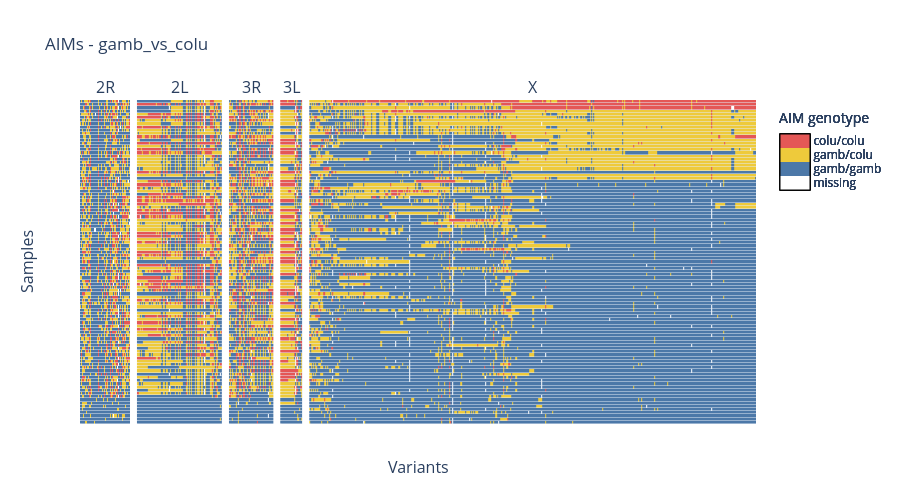
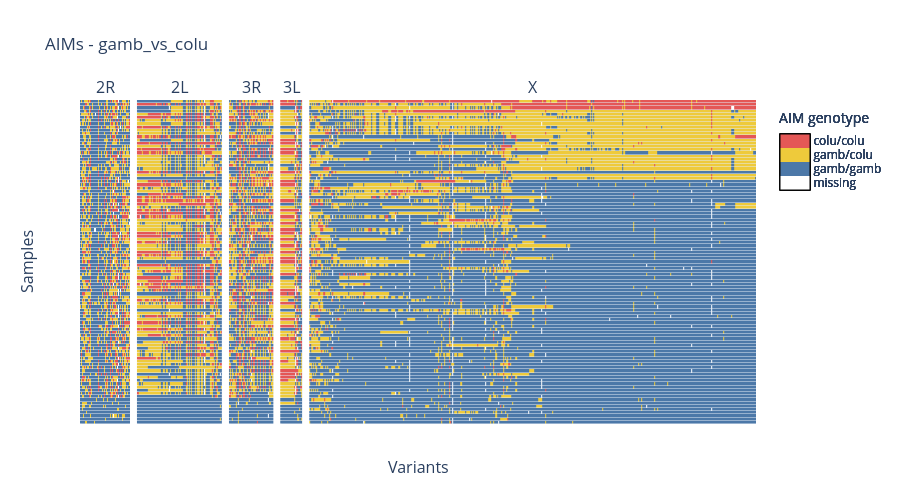

Notebook code for these charts, in order:
### Code cell
ag3.plot_aim_heatmap(
    aims="gamb_vs_colu",
    sample_sets="AG1000G-GW",
)

### Figure 1 — Plotly figure (JSON) as saved in the notebook; plotly's stock layout.template omitted (floating-point values rounded to 4 significant figures; data arrays with more than 128 entries replaced by an {"elided": "..."} marker saying what was removed)
{"data": [{"colorbar": {"len": 100, "lenmode": "pixels", "outlinecolor": "black", "outlinewidth": 1, "tickmode": "array", "ticktext": ["missing", "gamb/gamb", "gamb/colu", "colu/colu"], "tickvals": [-1, 0, 1, 2], "title": {"text": "AIM genotype"}, "y": 1, "yanchor": "top"}, "colorscale": [[0, "white"], [0.25, "white"], [0.25, "#4C78A8"], [0.5, "#4C78A8"], [0.5, "#EECA3B"], [0.75, "#EECA3B"], [0.75, "#E45756"], [1, "#E45756"]], "hovertemplate": "\nVariant index: %{x}<br>\nSample: %{y}<br>\nGenotype: %{z}\n<extra></extra>\n", "type": "heatmap", "xaxis": "x", "xgap": 0, "y": ["AJ0124-C", "AJ0120-C", "AJ0121-C", "AJ0123-C", "AJ0127-C", "AJ0125-C", "AJ0126-C", "AJ0122-C", "AJ0113-C", "AJ0038-C", "AJ0056-C", "AJ0155-C", "AJ0039-C", "AJ0128-C", "AJ0117-C", "AJ0142-C", "AJ0085-C", "AJ0071-C", "AJ0138-C", "AJ0145-C", "AJ0061-C", "AJ0107-C", "AJ0028-C", "AJ0097-C", "AJ0045-C", "AJ0072-C", "AJ0119-C", "AJ0049-C", "AJ0096-C", "AJ0023-C", "AJ0151-C", "AJ0059-C", "AJ0100-C", "AJ0140-C", "AJ0063-C", "AJ0043-C", "AJ0060-C", "AJ0099-C", "AJ0036-C", "AJ0136-C", "AJ0149-C", "AJ0081-C", "AJ0131-C", "AJ0159-C", "AJ0133-C", "AJ0035-C", "AJ0156-C", "AJ0092-C", "AJ0157-C", "AJ0130-C", "AJ0135-C", "AJ0161-C", "AJ0044-C", "AJ0134-C", "AJ0103-C", "AJ0105-C", "AJ0137-C", "AJ0076-C", "AJ0139-C", "AJ0088-C", "AJ0084-C", "AJ0098-C", "AJ0143-C", "AJ0051-C", "AJ0150-C", "AJ0146-C", "AJ0070-Cx", "AJ0095-C", "AJ0152-C", "AJ0154-C", "AJ0132-C", "AJ0144-C", "AJ0148-C", "AJ0141-C", "AJ0086-C", "AJ0153-C", "AJ0115-C", "AJ0109-C", "AJ0047-C", "AJ0066-C", "AJ0068-C", "AJ0102-C", "AJ0158-C", "AJ0147-C", "AJ0116-C", "AJ0080-C", "AJ0032-C", "AJ0129-C", "AJ0075-C", "AJ0052-C", "AJ0101-Cx", "AJ0093-C", "AJ0087-C", "AJ0074-C", "AJ0078-C", "AJ0064-C", "AJ0024-C", "AJ0077-C", "AJ0090-C", "AJ0037-C", "AJ0079-C"], "yaxis": "y", "ygap": 0.5, "z": {"elided": "101x54 int values"}, "zmax": 2.5, "zmin": -1.5}, {"colorbar": {"len": 100, "lenmode": "pixels", "outlinecolor": "black", "outlinewidth": 1, "tickmode": "array", "ticktext": ["missing", "gamb/gamb", "gamb/colu", "colu/colu"], "tickvals": [-1, 0, 1, 2], "title": {"text": "AIM genotype"}, "y": 1, "yanchor": "top"}, "colorscale": [[0, "white"], [0.25, "white"], [0.25, "#4C78A8"], [0.5, "#4C78A8"], [0.5, "#EECA3B"], [0.75, "#EECA3B"], [0.75, "#E45756"], [1, "#E45756"]], "hovertemplate": "\nVariant index: %{x}<br>\nSample: %{y}<br>\nGenotype: %{z}\n<extra></extra>\n", "type": "heatmap", "xaxis": "x2", "xgap": 0, "y": ["AJ0124-C", "AJ0120-C", "AJ0121-C", "AJ0123-C", "AJ0127-C", "AJ0125-C", "AJ0126-C", "AJ0122-C", "AJ0113-C", "AJ0038-C", "AJ0056-C", "AJ0155-C", "AJ0039-C", "AJ0128-C", "AJ0117-C", "AJ0142-C", "AJ0085-C", "AJ0071-C", "AJ0138-C", "AJ0145-C", "AJ0061-C", "AJ0107-C", "AJ0028-C", "AJ0097-C", "AJ0045-C", "AJ0072-C", "AJ0119-C", "AJ0049-C", "AJ0096-C", "AJ0023-C", "AJ0151-C", "AJ0059-C", "AJ0100-C", "AJ0140-C", "AJ0063-C", "AJ0043-C", "AJ0060-C", "AJ0099-C", "AJ0036-C", "AJ0136-C", "AJ0149-C", "AJ0081-C", "AJ0131-C", "AJ0159-C", "AJ0133-C", "AJ0035-C", "AJ0156-C", "AJ0092-C", "AJ0157-C", "AJ0130-C", "AJ0135-C", "AJ0161-C", "AJ0044-C", "AJ0134-C", "AJ0103-C", "AJ0105-C", "AJ0137-C", "AJ0076-C", "AJ0139-C", "AJ0088-C", "AJ0084-C", "AJ0098-C", "AJ0143-C", "AJ0051-C", "AJ0150-C", "AJ0146-C", "AJ0070-Cx", "AJ0095-C", "AJ0152-C", "AJ0154-C", "AJ0132-C", "AJ0144-C", "AJ0148-C", "AJ0141-C", "AJ0086-C", "AJ0153-C", "AJ0115-C", "AJ0109-C", "AJ0047-C", "AJ0066-C", "AJ0068-C", "AJ0102-C", "AJ0158-C", "AJ0147-C", "AJ0116-C", "AJ0080-C", "AJ0032-C", "AJ0129-C", "AJ0075-C", "AJ0052-C", "AJ0101-Cx", "AJ0093-C", "AJ0087-C", "AJ0074-C", "AJ0078-C", "AJ0064-C", "AJ0024-C", "AJ0077-C", "AJ0090-C", "AJ0037-C", "AJ0079-C"], "yaxis": "y2", "ygap": 0.5, "z": {"elided": "101x92 int values"}, "zmax": 2.5, "zmin": -1.5}, {"colorbar": {"len": 100, "lenmode": "pixels", "outlinecolor": "black", "outlinewidth": 1, "tickmode": "array", "ticktext": ["missing", "gamb/gamb", "gamb/colu", "colu/colu"], "tickvals": [-1, 0, 1, 2], "title": {"text": "AIM genotype"}, "y": 1, "yanchor": "top"}, "colorscale": [[0, "white"], [0.25, "white"], [0.25, "#4C78A8"], [0.5, "#4C78A8"], [0.5, "#EECA3B"], [0.75, "#EECA3B"], [0.75, "#E45756"], [1, "#E45756"]], "hovertemplate": "\nVariant index: %{x}<br>\nSample: %{y}<br>\nGenotype: %{z}\n<extra></extra>\n", "type": "heatmap", "xaxis": "x3", "xgap": 0, "y": ["AJ0124-C", "AJ0120-C", "AJ0121-C", "AJ0123-C", "AJ0127-C", "AJ0125-C", "AJ0126-C", "AJ0122-C", "AJ0113-C", "AJ0038-C", "AJ0056-C", "AJ0155-C", "AJ0039-C", "AJ0128-C", "AJ0117-C", "AJ0142-C", "AJ0085-C", "AJ0071-C", "AJ0138-C", "AJ0145-C", "AJ0061-C", "AJ0107-C", "AJ0028-C", "AJ0097-C", "AJ0045-C", "AJ0072-C", "AJ0119-C", "AJ0049-C", "AJ0096-C", "AJ0023-C", "AJ0151-C", "AJ0059-C", "AJ0100-C", "AJ0140-C", "AJ0063-C", "AJ0043-C", "AJ0060-C", "AJ0099-C", "AJ0036-C", "AJ0136-C", "AJ0149-C", "AJ0081-C", "AJ0131-C", "AJ0159-C", "AJ0133-C", "AJ0035-C", "AJ0156-C", "AJ0092-C", "AJ0157-C", "AJ0130-C", "AJ0135-C", "AJ0161-C", "AJ0044-C", "AJ0134-C", "AJ0103-C", "AJ0105-C", "AJ0137-C", "AJ0076-C", "AJ0139-C", "AJ0088-C", "AJ0084-C", "AJ0098-C", "AJ0143-C", "AJ0051-C", "AJ0150-C", "AJ0146-C", "AJ0070-Cx", "AJ0095-C", "AJ0152-C", "AJ0154-C", "AJ0132-C", "AJ0144-C", "AJ0148-C", "AJ0141-C", "AJ0086-C", "AJ0153-C", "AJ0115-C", "AJ0109-C", "AJ0047-C", "AJ0066-C", "AJ0068-C", "AJ0102-C", "AJ0158-C", "AJ0147-C", "AJ0116-C", "AJ0080-C", "AJ0032-C", "AJ0129-C", "AJ0075-C", "AJ0052-C", "AJ0101-Cx", "AJ0093-C", "AJ0087-C", "AJ0074-C", "AJ0078-C", "AJ0064-C", "AJ0024-C", "AJ0077-C", "AJ0090-C", "AJ0037-C", "AJ0079-C"], "yaxis": "y3", "ygap": 0.5, "z": {"elided": "101x48 int values"}, "zmax": 2.5, "zmin": -1.5}, {"colorbar": {"len": 100, "lenmode": "pixels", "outlinecolor": "black", "outlinewidth": 1, "tickmode": "array", "ticktext": ["missing", "gamb/gamb", "gamb/colu", "colu/colu"], "tickvals": [-1, 0, 1, 2], "title": {"text": "AIM genotype"}, "y": 1, "yanchor": "top"}, "colorscale": [[0, "white"], [0.25, "white"], [0.25, "#4C78A8"], [0.5, "#4C78A8"], [0.5, "#EECA3B"], [0.75, "#EECA3B"], [0.75, "#E45756"], [1, "#E45756"]], "hovertemplate": "\nVariant index: %{x}<br>\nSample: %{y}<br>\nGenotype: %{z}\n<extra></extra>\n", "type": "heatmap", "xaxis": "x4", "xgap": 0, "y": ["AJ0124-C", "AJ0120-C", "AJ0121-C", "AJ0123-C", "AJ0127-C", "AJ0125-C", "AJ0126-C", "AJ0122-C", "AJ0113-C", "AJ0038-C", "AJ0056-C", "AJ0155-C", "AJ0039-C", "AJ0128-C", "AJ0117-C", "AJ0142-C", "AJ0085-C", "AJ0071-C", "AJ0138-C", "AJ0145-C", "AJ0061-C", "AJ0107-C", "AJ0028-C", "AJ0097-C", "AJ0045-C", "AJ0072-C", "AJ0119-C", "AJ0049-C", "AJ0096-C", "AJ0023-C", "AJ0151-C", "AJ0059-C", "AJ0100-C", "AJ0140-C", "AJ0063-C", "AJ0043-C", "AJ0060-C", "AJ0099-C", "AJ0036-C", "AJ0136-C", "AJ0149-C", "AJ0081-C", "AJ0131-C", "AJ0159-C", "AJ0133-C", "AJ0035-C", "AJ0156-C", "AJ0092-C", "AJ0157-C", "AJ0130-C", "AJ0135-C", "AJ0161-C", "AJ0044-C", "AJ0134-C", "AJ0103-C", "AJ0105-C", "AJ0137-C", "AJ0076-C", "AJ0139-C", "AJ0088-C", "AJ0084-C", "AJ0098-C", "AJ0143-C", "AJ0051-C", "AJ0150-C", "AJ0146-C", "AJ0070-Cx", "AJ0095-C", "AJ0152-C", "AJ0154-C", "AJ0132-C", "AJ0144-C", "AJ0148-C", "AJ0141-C", "AJ0086-C", "AJ0153-C", "AJ0115-C", "AJ0109-C", "AJ0047-C", "AJ0066-C", "AJ0068-C", "AJ0102-C", "AJ0158-C", "AJ0147-C", "AJ0116-C", "AJ0080-C", "AJ0032-C", "AJ0129-C", "AJ0075-C", "AJ0052-C", "AJ0101-Cx", "AJ0093-C", "AJ0087-C", "AJ0074-C", "AJ0078-C", "AJ0064-C", "AJ0024-C", "AJ0077-C", "AJ0090-C", "AJ0037-C", "AJ0079-C"], "yaxis": "y4", "ygap": 0.5, "z": {"elided": "101x24 int values"}, "zmax": 2.5, "zmin": -1.5}, {"colorbar": {"len": 100, "lenmode": "pixels", "outlinecolor": "black", "outlinewidth": 1, "tickmode": "array", "ticktext": ["missing", "gamb/gamb", "gamb/colu", "colu/colu"], "tickvals": [-1, 0, 1, 2], "title": {"text": "AIM genotype"}, "y": 1, "yanchor": "top"}, "colorscale": [[0, "white"], [0.25, "white"], [0.25, "#4C78A8"], [0.5, "#4C78A8"], [0.5, "#EECA3B"], [0.75, "#EECA3B"], [0.75, "#E45756"], [1, "#E45756"]], "hovertemplate": "\nVariant index: %{x}<br>\nSample: %{y}<br>\nGenotype: %{z}\n<extra></extra>\n", "type": "heatmap", "xaxis": "x5", "xgap": 0, "y": ["AJ0124-C", "AJ0120-C", "AJ0121-C", "AJ0123-C", "AJ0127-C", "AJ0125-C", "AJ0126-C", "AJ0122-C", "AJ0113-C", "AJ0038-C", "AJ0056-C", "AJ0155-C", "AJ0039-C", "AJ0128-C", "AJ0117-C", "AJ0142-C", "AJ0085-C", "AJ0071-C", "AJ0138-C", "AJ0145-C", "AJ0061-C", "AJ0107-C", "AJ0028-C", "AJ0097-C", "AJ0045-C", "AJ0072-C", "AJ0119-C", "AJ0049-C", "AJ0096-C", "AJ0023-C", "AJ0151-C", "AJ0059-C", "AJ0100-C", "AJ0140-C", "AJ0063-C", "AJ0043-C", "AJ0060-C", "AJ0099-C", "AJ0036-C", "AJ0136-C", "AJ0149-C", "AJ0081-C", "AJ0131-C", "AJ0159-C", "AJ0133-C", "AJ0035-C", "AJ0156-C", "AJ0092-C", "AJ0157-C", "AJ0130-C", "AJ0135-C", "AJ0161-C", "AJ0044-C", "AJ0134-C", "AJ0103-C", "AJ0105-C", "AJ0137-C", "AJ0076-C", "AJ0139-C", "AJ0088-C", "AJ0084-C", "AJ0098-C", "AJ0143-C", "AJ0051-C", "AJ0150-C", "AJ0146-C", "AJ0070-Cx", "AJ0095-C", "AJ0152-C", "AJ0154-C", "AJ0132-C", "AJ0144-C", "AJ0148-C", "AJ0141-C", "AJ0086-C", "AJ0153-C", "AJ0115-C", "AJ0109-C", "AJ0047-C", "AJ0066-C", "AJ0068-C", "AJ0102-C", "AJ0158-C", "AJ0147-C", "AJ0116-C", "AJ0080-C", "AJ0032-C", "AJ0129-C", "AJ0075-C", "AJ0052-C", "AJ0101-Cx", "AJ0093-C", "AJ0087-C", "AJ0074-C", "AJ0078-C", "AJ0064-C", "AJ0024-C", "AJ0077-C", "AJ0090-C", "AJ0037-C", "AJ0079-C"], "yaxis": "y5", "ygap": 0.5, "z": {"elided": "101x482 int values"}, "zmax": 2.5, "zmin": -1.5}], "layout": {"annotations": [{"font": {"size": 16}, "showarrow": false, "text": "2R", "x": 0.03703, "xanchor": "center", "xref": "paper", "y": 1, "yanchor": "bottom", "yref": "paper"}, {"font": {"size": 16}, "showarrow": false, "text": "2L", "x": 0.1471, "xanchor": "center", "xref": "paper", "y": 1, "yanchor": "bottom", "yref": "paper"}, {"font": {"size": 16}, "showarrow": false, "text": "3R", "x": 0.2531, "xanchor": "center", "xref": "paper", "y": 1, "yanchor": "bottom", "yref": "paper"}, {"font": {"size": 16}, "showarrow": false, "text": "3L", "x": 0.3125, "xanchor": "center", "xref": "paper", "y": 1, "yanchor": "bottom", "yref": "paper"}, {"font": {"size": 16}, "showarrow": false, "text": "X", "x": 0.6695, "xanchor": "center", "xref": "paper", "y": 1, "yanchor": "bottom", "yref": "paper"}, {"font": {"size": 16}, "showarrow": false, "text": "Variants", "x": 0.5, "xanchor": "center", "xref": "paper", "y": 0, "yanchor": "top", "yref": "paper", "yshift": -30}, {"font": {"size": 16}, "showarrow": false, "text": "Samples", "textangle": -90, "x": 0, "xanchor": "right", "xref": "paper", "xshift": -40, "y": 0.5, "yanchor": "middle", "yref": "paper"}], "height": 504, "title": {"text": "AIMs - gamb_vs_colu"}, "xaxis": {"anchor": "y", "domain": [0, 0.07406], "tickmode": "array", "tickvals": []}, "xaxis2": {"anchor": "y2", "domain": [0.08406, 0.2102], "tickmode": "array", "tickvals": []}, "xaxis3": {"anchor": "y3", "domain": [0.2202, 0.2861], "tickmode": "array", "tickvals": []}, "xaxis4": {"anchor": "y4", "domain": [0.2961, 0.329], "tickmode": "array", "tickvals": []}, "xaxis5": {"anchor": "y5", "domain": [0.339, 1], "tickmode": "array", "tickvals": []}, "yaxis": {"anchor": "x", "domain": [0, 1], "tickmode": "array", "tickvals": []}, "yaxis2": {"anchor": "x2", "domain": [0, 1], "matches": "y", "showticklabels": false, "tickmode": "array", "tickvals": []}, "yaxis3": {"anchor": "x3", "domain": [0, 1], "matches": "y", "showticklabels": false, "tickmode": "array", "tickvals": []}, "yaxis4": {"anchor": "x4", "domain": [0, 1], "matches": "y", "showticklabels": false, "tickmode": "array", "tickvals": []}, "yaxis5": {"anchor": "x5", "domain": [0, 1], "matches": "y", "showticklabels": false, "tickmode": "array", "tickvals": []}}}

### Figure 2 — Plotly figure (JSON) as saved in the notebook; plotly's stock layout.template omitted (floating-point values rounded to 4 significant figures; data arrays with more than 128 entries replaced by an {"elided": "..."} marker saying what was removed)
{"data": [{"colorbar": {"len": 100, "lenmode": "pixels", "outlinecolor": "black", "outlinewidth": 1, "tickmode": "array", "ticktext": ["missing", "gamb/gamb", "gamb/colu", "colu/colu"], "tickvals": [-1, 0, 1, 2], "title": {"text": "AIM genotype"}, "y": 1, "yanchor": "top"}, "colorscale": [[0, "white"], [0.25, "white"], [0.25, "#4C78A8"], [0.5, "#4C78A8"], [0.5, "#EECA3B"], [0.75, "#EECA3B"], [0.75, "#E45756"], [1, "#E45756"]], "hovertemplate": "\nVariant index: %{x}<br>\nSample: %{y}<br>\nGenotype: %{z}\n<extra></extra>\n", "type": "heatmap", "xaxis": "x", "xgap": 0, "y": ["AJ0124-C", "AJ0120-C", "AJ0121-C", "AJ0123-C", "AJ0127-C", "AJ0125-C", "AJ0126-C", "AJ0122-C", "AJ0113-C", "AJ0038-C", "AJ0056-C", "AJ0155-C", "AJ0039-C", "AJ0128-C", "AJ0117-C", "AJ0142-C", "AJ0085-C", "AJ0071-C", "AJ0138-C", "AJ0145-C", "AJ0061-C", "AJ0107-C", "AJ0028-C", "AJ0097-C", "AJ0045-C", "AJ0072-C", "AJ0119-C", "AJ0049-C", "AJ0096-C", "AJ0023-C", "AJ0151-C", "AJ0059-C", "AJ0100-C", "AJ0140-C", "AJ0063-C", "AJ0043-C", "AJ0060-C", "AJ0099-C", "AJ0036-C", "AJ0136-C", "AJ0149-C", "AJ0081-C", "AJ0131-C", "AJ0159-C", "AJ0133-C", "AJ0035-C", "AJ0156-C", "AJ0092-C", "AJ0157-C", "AJ0130-C", "AJ0135-C", "AJ0161-C", "AJ0044-C", "AJ0134-C", "AJ0103-C", "AJ0105-C", "AJ0137-C", "AJ0076-C", "AJ0139-C", "AJ0088-C", "AJ0084-C", "AJ0098-C", "AJ0143-C", "AJ0051-C", "AJ0150-C", "AJ0146-C", "AJ0070-Cx", "AJ0095-C", "AJ0152-C", "AJ0154-C", "AJ0132-C", "AJ0144-C", "AJ0148-C", "AJ0141-C", "AJ0086-C", "AJ0153-C", "AJ0115-C", "AJ0109-C", "AJ0047-C", "AJ0066-C", "AJ0068-C", "AJ0102-C", "AJ0158-C", "AJ0147-C", "AJ0116-C", "AJ0080-C", "AJ0032-C", "AJ0129-C", "AJ0075-C", "AJ0052-C", "AJ0101-Cx", "AJ0093-C", "AJ0087-C", "AJ0074-C", "AJ0078-C", "AJ0064-C", "AJ0024-C", "AJ0077-C", "AJ0090-C", "AJ0037-C", "AJ0079-C"], "yaxis": "y", "ygap": 0.5, "z": {"elided": "101x54 int values"}, "zmax": 2.5, "zmin": -1.5}, {"colorbar": {"len": 100, "lenmode": "pixels", "outlinecolor": "black", "outlinewidth": 1, "tickmode": "array", "ticktext": ["missing", "gamb/gamb", "gamb/colu", "colu/colu"], "tickvals": [-1, 0, 1, 2], "title": {"text": "AIM genotype"}, "y": 1, "yanchor": "top"}, "colorscale": [[0, "white"], [0.25, "white"], [0.25, "#4C78A8"], [0.5, "#4C78A8"], [0.5, "#EECA3B"], [0.75, "#EECA3B"], [0.75, "#E45756"], [1, "#E45756"]], "hovertemplate": "\nVariant index: %{x}<br>\nSample: %{y}<br>\nGenotype: %{z}\n<extra></extra>\n", "type": "heatmap", "xaxis": "x2", "xgap": 0, "y": ["AJ0124-C", "AJ0120-C", "AJ0121-C", "AJ0123-C", "AJ0127-C", "AJ0125-C", "AJ0126-C", "AJ0122-C", "AJ0113-C", "AJ0038-C", "AJ0056-C", "AJ0155-C", "AJ0039-C", "AJ0128-C", "AJ0117-C", "AJ0142-C", "AJ0085-C", "AJ0071-C", "AJ0138-C", "AJ0145-C", "AJ0061-C", "AJ0107-C", "AJ0028-C", "AJ0097-C", "AJ0045-C", "AJ0072-C", "AJ0119-C", "AJ0049-C", "AJ0096-C", "AJ0023-C", "AJ0151-C", "AJ0059-C", "AJ0100-C", "AJ0140-C", "AJ0063-C", "AJ0043-C", "AJ0060-C", "AJ0099-C", "AJ0036-C", "AJ0136-C", "AJ0149-C", "AJ0081-C", "AJ0131-C", "AJ0159-C", "AJ0133-C", "AJ0035-C", "AJ0156-C", "AJ0092-C", "AJ0157-C", "AJ0130-C", "AJ0135-C", "AJ0161-C", "AJ0044-C", "AJ0134-C", "AJ0103-C", "AJ0105-C", "AJ0137-C", "AJ0076-C", "AJ0139-C", "AJ0088-C", "AJ0084-C", "AJ0098-C", "AJ0143-C", "AJ0051-C", "AJ0150-C", "AJ0146-C", "AJ0070-Cx", "AJ0095-C", "AJ0152-C", "AJ0154-C", "AJ0132-C", "AJ0144-C", "AJ0148-C", "AJ0141-C", "AJ0086-C", "AJ0153-C", "AJ0115-C", "AJ0109-C", "AJ0047-C", "AJ0066-C", "AJ0068-C", "AJ0102-C", "AJ0158-C", "AJ0147-C", "AJ0116-C", "AJ0080-C", "AJ0032-C", "AJ0129-C", "AJ0075-C", "AJ0052-C", "AJ0101-Cx", "AJ0093-C", "AJ0087-C", "AJ0074-C", "AJ0078-C", "AJ0064-C", "AJ0024-C", "AJ0077-C", "AJ0090-C", "AJ0037-C", "AJ0079-C"], "yaxis": "y2", "ygap": 0.5, "z": {"elided": "101x92 int values"}, "zmax": 2.5, "zmin": -1.5}, {"colorbar": {"len": 100, "lenmode": "pixels", "outlinecolor": "black", "outlinewidth": 1, "tickmode": "array", "ticktext": ["missing", "gamb/gamb", "gamb/colu", "colu/colu"], "tickvals": [-1, 0, 1, 2], "title": {"text": "AIM genotype"}, "y": 1, "yanchor": "top"}, "colorscale": [[0, "white"], [0.25, "white"], [0.25, "#4C78A8"], [0.5, "#4C78A8"], [0.5, "#EECA3B"], [0.75, "#EECA3B"], [0.75, "#E45756"], [1, "#E45756"]], "hovertemplate": "\nVariant index: %{x}<br>\nSample: %{y}<br>\nGenotype: %{z}\n<extra></extra>\n", "type": "heatmap", "xaxis": "x3", "xgap": 0, "y": ["AJ0124-C", "AJ0120-C", "AJ0121-C", "AJ0123-C", "AJ0127-C", "AJ0125-C", "AJ0126-C", "AJ0122-C", "AJ0113-C", "AJ0038-C", "AJ0056-C", "AJ0155-C", "AJ0039-C", "AJ0128-C", "AJ0117-C", "AJ0142-C", "AJ0085-C", "AJ0071-C", "AJ0138-C", "AJ0145-C", "AJ0061-C", "AJ0107-C", "AJ0028-C", "AJ0097-C", "AJ0045-C", "AJ0072-C", "AJ0119-C", "AJ0049-C", "AJ0096-C", "AJ0023-C", "AJ0151-C", "AJ0059-C", "AJ0100-C", "AJ0140-C", "AJ0063-C", "AJ0043-C", "AJ0060-C", "AJ0099-C", "AJ0036-C", "AJ0136-C", "AJ0149-C", "AJ0081-C", "AJ0131-C", "AJ0159-C", "AJ0133-C", "AJ0035-C", "AJ0156-C", "AJ0092-C", "AJ0157-C", "AJ0130-C", "AJ0135-C", "AJ0161-C", "AJ0044-C", "AJ0134-C", "AJ0103-C", "AJ0105-C", "AJ0137-C", "AJ0076-C", "AJ0139-C", "AJ0088-C", "AJ0084-C", "AJ0098-C", "AJ0143-C", "AJ0051-C", "AJ0150-C", "AJ0146-C", "AJ0070-Cx", "AJ0095-C", "AJ0152-C", "AJ0154-C", "AJ0132-C", "AJ0144-C", "AJ0148-C", "AJ0141-C", "AJ0086-C", "AJ0153-C", "AJ0115-C", "AJ0109-C", "AJ0047-C", "AJ0066-C", "AJ0068-C", "AJ0102-C", "AJ0158-C", "AJ0147-C", "AJ0116-C", "AJ0080-C", "AJ0032-C", "AJ0129-C", "AJ0075-C", "AJ0052-C", "AJ0101-Cx", "AJ0093-C", "AJ0087-C", "AJ0074-C", "AJ0078-C", "AJ0064-C", "AJ0024-C", "AJ0077-C", "AJ0090-C", "AJ0037-C", "AJ0079-C"], "yaxis": "y3", "ygap": 0.5, "z": {"elided": "101x48 int values"}, "zmax": 2.5, "zmin": -1.5}, {"colorbar": {"len": 100, "lenmode": "pixels", "outlinecolor": "black", "outlinewidth": 1, "tickmode": "array", "ticktext": ["missing", "gamb/gamb", "gamb/colu", "colu/colu"], "tickvals": [-1, 0, 1, 2], "title": {"text": "AIM genotype"}, "y": 1, "yanchor": "top"}, "colorscale": [[0, "white"], [0.25, "white"], [0.25, "#4C78A8"], [0.5, "#4C78A8"], [0.5, "#EECA3B"], [0.75, "#EECA3B"], [0.75, "#E45756"], [1, "#E45756"]], "hovertemplate": "\nVariant index: %{x}<br>\nSample: %{y}<br>\nGenotype: %{z}\n<extra></extra>\n", "type": "heatmap", "xaxis": "x4", "xgap": 0, "y": ["AJ0124-C", "AJ0120-C", "AJ0121-C", "AJ0123-C", "AJ0127-C", "AJ0125-C", "AJ0126-C", "AJ0122-C", "AJ0113-C", "AJ0038-C", "AJ0056-C", "AJ0155-C", "AJ0039-C", "AJ0128-C", "AJ0117-C", "AJ0142-C", "AJ0085-C", "AJ0071-C", "AJ0138-C", "AJ0145-C", "AJ0061-C", "AJ0107-C", "AJ0028-C", "AJ0097-C", "AJ0045-C", "AJ0072-C", "AJ0119-C", "AJ0049-C", "AJ0096-C", "AJ0023-C", "AJ0151-C", "AJ0059-C", "AJ0100-C", "AJ0140-C", "AJ0063-C", "AJ0043-C", "AJ0060-C", "AJ0099-C", "AJ0036-C", "AJ0136-C", "AJ0149-C", "AJ0081-C", "AJ0131-C", "AJ0159-C", "AJ0133-C", "AJ0035-C", "AJ0156-C", "AJ0092-C", "AJ0157-C", "AJ0130-C", "AJ0135-C", "AJ0161-C", "AJ0044-C", "AJ0134-C", "AJ0103-C", "AJ0105-C", "AJ0137-C", "AJ0076-C", "AJ0139-C", "AJ0088-C", "AJ0084-C", "AJ0098-C", "AJ0143-C", "AJ0051-C", "AJ0150-C", "AJ0146-C", "AJ0070-Cx", "AJ0095-C", "AJ0152-C", "AJ0154-C", "AJ0132-C", "AJ0144-C", "AJ0148-C", "AJ0141-C", "AJ0086-C", "AJ0153-C", "AJ0115-C", "AJ0109-C", "AJ0047-C", "AJ0066-C", "AJ0068-C", "AJ0102-C", "AJ0158-C", "AJ0147-C", "AJ0116-C", "AJ0080-C", "AJ0032-C", "AJ0129-C", "AJ0075-C", "AJ0052-C", "AJ0101-Cx", "AJ0093-C", "AJ0087-C", "AJ0074-C", "AJ0078-C", "AJ0064-C", "AJ0024-C", "AJ0077-C", "AJ0090-C", "AJ0037-C", "AJ0079-C"], "yaxis": "y4", "ygap": 0.5, "z": {"elided": "101x24 int values"}, "zmax": 2.5, "zmin": -1.5}, {"colorbar": {"len": 100, "lenmode": "pixels", "outlinecolor": "black", "outlinewidth": 1, "tickmode": "array", "ticktext": ["missing", "gamb/gamb", "gamb/colu", "colu/colu"], "tickvals": [-1, 0, 1, 2], "title": {"text": "AIM genotype"}, "y": 1, "yanchor": "top"}, "colorscale": [[0, "white"], [0.25, "white"], [0.25, "#4C78A8"], [0.5, "#4C78A8"], [0.5, "#EECA3B"], [0.75, "#EECA3B"], [0.75, "#E45756"], [1, "#E45756"]], "hovertemplate": "\nVariant index: %{x}<br>\nSample: %{y}<br>\nGenotype: %{z}\n<extra></extra>\n", "type": "heatmap", "xaxis": "x5", "xgap": 0, "y": ["AJ0124-C", "AJ0120-C", "AJ0121-C", "AJ0123-C", "AJ0127-C", "AJ0125-C", "AJ0126-C", "AJ0122-C", "AJ0113-C", "AJ0038-C", "AJ0056-C", "AJ0155-C", "AJ0039-C", "AJ0128-C", "AJ0117-C", "AJ0142-C", "AJ0085-C", "AJ0071-C", "AJ0138-C", "AJ0145-C", "AJ0061-C", "AJ0107-C", "AJ0028-C", "AJ0097-C", "AJ0045-C", "AJ0072-C", "AJ0119-C", "AJ0049-C", "AJ0096-C", "AJ0023-C", "AJ0151-C", "AJ0059-C", "AJ0100-C", "AJ0140-C", "AJ0063-C", "AJ0043-C", "AJ0060-C", "AJ0099-C", "AJ0036-C", "AJ0136-C", "AJ0149-C", "AJ0081-C", "AJ0131-C", "AJ0159-C", "AJ0133-C", "AJ0035-C", "AJ0156-C", "AJ0092-C", "AJ0157-C", "AJ0130-C", "AJ0135-C", "AJ0161-C", "AJ0044-C", "AJ0134-C", "AJ0103-C", "AJ0105-C", "AJ0137-C", "AJ0076-C", "AJ0139-C", "AJ0088-C", "AJ0084-C", "AJ0098-C", "AJ0143-C", "AJ0051-C", "AJ0150-C", "AJ0146-C", "AJ0070-Cx", "AJ0095-C", "AJ0152-C", "AJ0154-C", "AJ0132-C", "AJ0144-C", "AJ0148-C", "AJ0141-C", "AJ0086-C", "AJ0153-C", "AJ0115-C", "AJ0109-C", "AJ0047-C", "AJ0066-C", "AJ0068-C", "AJ0102-C", "AJ0158-C", "AJ0147-C", "AJ0116-C", "AJ0080-C", "AJ0032-C", "AJ0129-C", "AJ0075-C", "AJ0052-C", "AJ0101-Cx", "AJ0093-C", "AJ0087-C", "AJ0074-C", "AJ0078-C", "AJ0064-C", "AJ0024-C", "AJ0077-C", "AJ0090-C", "AJ0037-C", "AJ0079-C"], "yaxis": "y5", "ygap": 0.5, "z": {"elided": "101x482 int values"}, "zmax": 2.5, "zmin": -1.5}], "layout": {"annotations": [{"font": {"size": 16}, "showarrow": false, "text": "2R", "x": 0.03703, "xanchor": "center", "xref": "paper", "y": 1, "yanchor": "bottom", "yref": "paper"}, {"font": {"size": 16}, "showarrow": false, "text": "2L", "x": 0.1471, "xanchor": "center", "xref": "paper", "y": 1, "yanchor": "bottom", "yref": "paper"}, {"font": {"size": 16}, "showarrow": false, "text": "3R", "x": 0.2531, "xanchor": "center", "xref": "paper", "y": 1, "yanchor": "bottom", "yref": "paper"}, {"font": {"size": 16}, "showarrow": false, "text": "3L", "x": 0.3125, "xanchor": "center", "xref": "paper", "y": 1, "yanchor": "bottom", "yref": "paper"}, {"font": {"size": 16}, "showarrow": false, "text": "X", "x": 0.6695, "xanchor": "center", "xref": "paper", "y": 1, "yanchor": "bottom", "yref": "paper"}, {"font": {"size": 16}, "showarrow": false, "text": "Variants", "x": 0.5, "xanchor": "center", "xref": "paper", "y": 0, "yanchor": "top", "yref": "paper", "yshift": -30}, {"font": {"size": 16}, "showarrow": false, "text": "Samples", "textangle": -90, "x": 0, "xanchor": "right", "xref": "paper", "xshift": -40, "y": 0.5, "yanchor": "middle", "yref": "paper"}], "height": 504, "title": {"text": "AIMs - gamb_vs_colu"}, "xaxis": {"anchor": "y", "domain": [0, 0.07406], "tickmode": "array", "tickvals": []}, "xaxis2": {"anchor": "y2", "domain": [0.08406, 0.2102], "tickmode": "array", "tickvals": []}, "xaxis3": {"anchor": "y3", "domain": [0.2202, 0.2861], "tickmode": "array", "tickvals": []}, "xaxis4": {"anchor": "y4", "domain": [0.2961, 0.329], "tickmode": "array", "tickvals": []}, "xaxis5": {"anchor": "y5", "domain": [0.339, 1], "tickmode": "array", "tickvals": []}, "yaxis": {"anchor": "x", "domain": [0, 1], "tickmode": "array", "tickvals": []}, "yaxis2": {"anchor": "x2", "domain": [0, 1], "matches": "y", "showticklabels": false, "tickmode": "array", "tickvals": []}, "yaxis3": {"anchor": "x3", "domain": [0, 1], "matches": "y", "showticklabels": false, "tickmode": "array", "tickvals": []}, "yaxis4": {"anchor": "x4", "domain": [0, 1], "matches": "y", "showticklabels": false, "tickmode": "array", "tickvals": []}, "yaxis5": {"anchor": "x5", "domain": [0, 1], "matches": "y", "showticklabels": false, "tickmode": "array", "tickvals": []}}}
